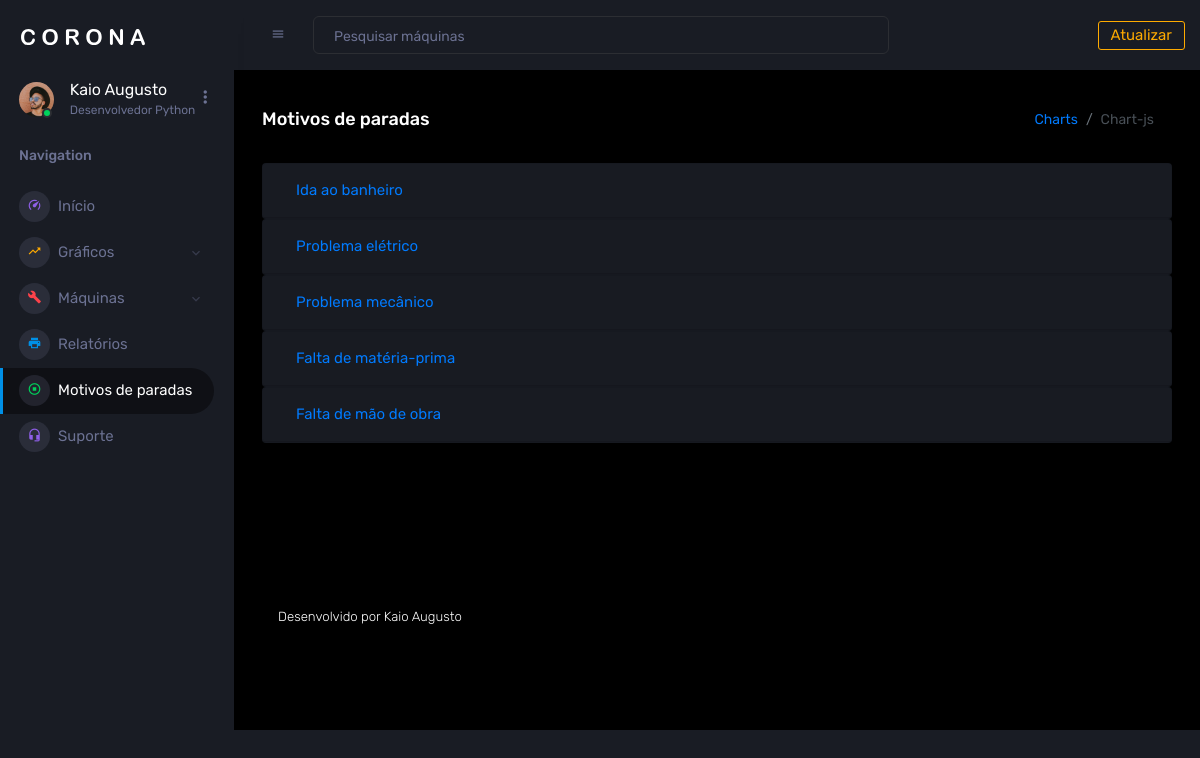
Screenshot of /motivos_paradas with the database file from the repository.
### dash/models.py (models this page shows, shortened)
class Paradas_tipos(models.Model):
    titulo_parada = models.CharField(max_length=300)
    descricao_parada = models.TextField()

### dash/views/motivos_paradas_views.py (the view)
# urls.py: path('motivos_paradas', motivos_paradas_views.motivos_paradas, name='motivos_paradas'),
def motivos_paradas(request):
    dados = {
        'motivos_paradas': Paradas_tipos.objects.all()
    }
    return render(request, 'motivos_paradas.html', dados)

### templates/motivos_paradas.html (shortened to what this page needs)
{% extends '_base.html' %}
{% load static %}
{% block content %}
    <div class="container-scroller">
      {% include 'partials/_menu.html' %}
        <nav class="navbar p-0 fixed-top d-flex flex-row">
            <div class="navbar-menu-wrapper flex-grow d-flex align-items-stretch">
            <button class="navbar-toggler navbar-toggler align-self-center" type="button" data-toggle="minimize">
                <span class="mdi mdi-menu"></span>
            </button>
            <ul class="navbar-nav w-100">
                <li class="nav-item w-100">
                <form class="nav-link mt-2 mt-md-0 d-none d-lg-flex search">
                    <input type="text" class="form-control" placeholder="Pesquisar máquinas">
                </form>
                </li>
            </ul>
            <ul class="navbar-nav navbar-nav-right">
                <a type="button" class="btn btn-outline-warning btn-icon-text" onclick="Refresh()">Atualizar</a>
            </ul>
            </div>
        </nav>
        <div class="main-panel">
          <div class="content-wrapper">
            <div class="page-header">
              <h3 class="page-title">Motivos de paradas</h3>
              <nav aria-label="breadcrumb">
                <ol class="breadcrumb">
                  <li class="breadcrumb-item"><a href="#">Charts</a></li>
                  <li class="breadcrumb-item active" aria-current="page">Chart-js</li>
                </ol>
                </div>
              <div class="row ">
                <div class="col-12 grid-margin">
                    <div id="accordion">
                        {% if motivos_paradas %}
                        {% for motivo in motivos_paradas %}
                        <div class="card">
                          <div class="card-header" id="headingOne{{motivo.id}}">
                            <h5 class="mb-0">
                              <button class="btn btn-link" data-toggle="collapse" data-target="#collapseOne{{motivo.id}}" aria-expanded="true" aria-controls="collapseOne{{motivo.id}}">
                                {{motivo.titulo_parada}}
                              </button>
                            </h5>
                          </div>
                        </div>
                        {% endfor %}
                        {% endif %}
                    </div>
                  </div>
                </div>
                <br><br><br><br><br>
          {% include 'partials/_footer.html' %}
        </div>
      </div>
    </div>
{% endblock %}

### rows the page displays
Paradas_tipos: titulo_parada "Ida ao banheiro"
Paradas_tipos: titulo_parada "Problema elétrico"
Paradas_tipos: titulo_parada "Problema mecânico"
Paradas_tipos: titulo_parada "Falta de matéria-prima"
Paradas_tipos: titulo_parada "Falta de mão de obra"
